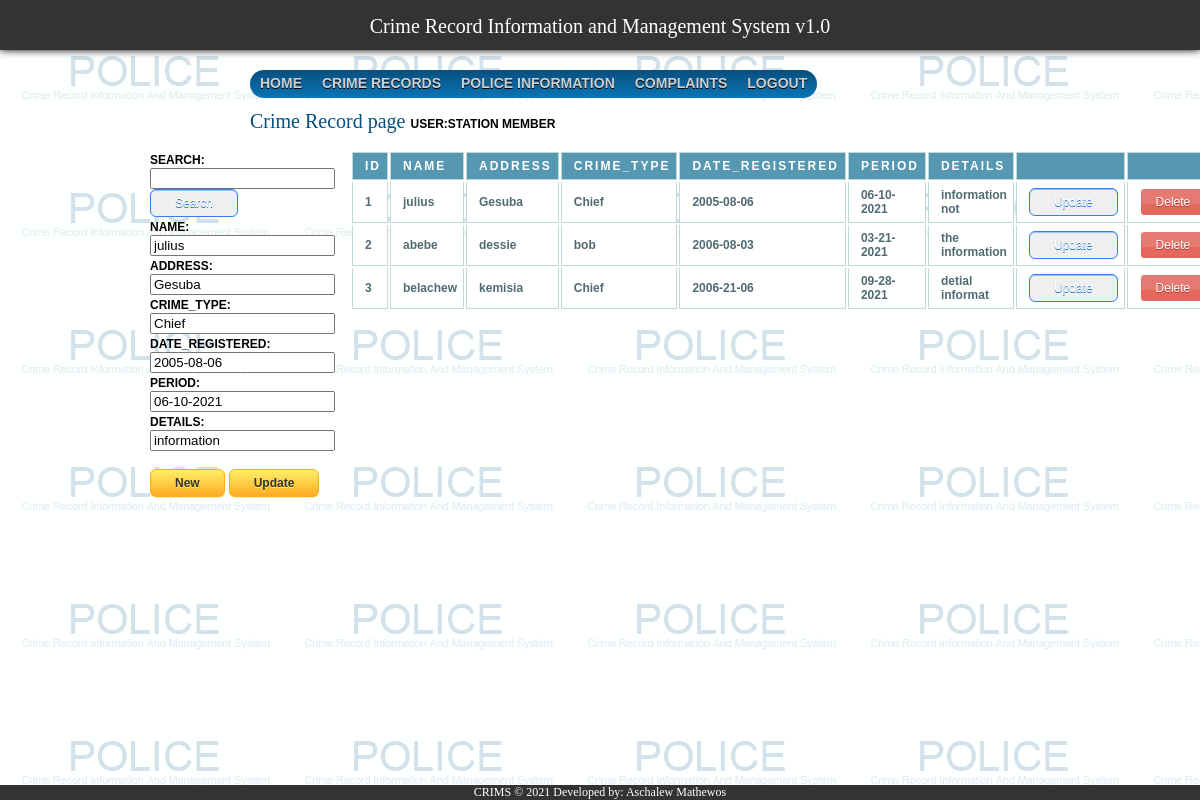
Screenshot of /crime_record_report.php?id=1&status=update with the database file from the repository.
### tables this page shows
CREATE TABLE `crime_record` (
 `id` int(11) NOT NULL AUTO_INCREMENT,
  `name` varchar(11) NOT NULL,
  `address` varchar(25) NOT NULL,
  `crime_type` varchar(25) NOT NULL,
  `date_registered` varchar(20) NOT NULL,
  `period` varchar(25) NOT NULL,
  `details` varchar(15) NOT NULL,
  PRIMARY KEY (`id`)
);

### crime_record_grid.php (the view, shortened to what this page needs)
<?php
$con=mysqli_connect("localhost","root","","crimsdb");
if( isset( $_POST['txtsearch'] ) )
{
  $txtsearch = $_POST['txtsearch'];
  $result = mysqli_query($con,"SELECT * FROM crime_record where name like '%$txtsearch%' or address like '%$txtsearch%' or crime_type like '%$txtsearch%' or date_registered like '%$txtsearch%' or period like '%$txtsearch%' or details like '%$txtsearch%'");
}
else
  $result = mysqli_query($con,"SELECT * FROM crime_record");
  echo "<table>
  <tr>
  <th>ID</th>
  <th>Name</th>
  <th>Address</th>
  <th>Crime_Type</th>
  <th>Date_Registered</th>
  <th>Period</th>
  <th>Details</th>
  <th></th>
  <th></th>
  </tr>";
  while($row = mysqli_fetch_array($result)) {
    $ID = $row['id'];
    echo "<tr>";
    echo "<td>" . $row['id'] . "</td>";
    echo "<td>" . $row['name'] . "</td>";
    echo "<td>" . $row['address'] . "</td>";
    echo "<td>" . $row['crime_type'] . "</td>";
    echo "<td>" . $row['date_registered'] . "</td>";
    echo "<td>" . $row['period'] . "</td>";
    echo "<td>" . $row['details'] . "</td>";
    echo "<td><a href='crime_record_report.php?id=$ID&status=update'> <button class='updateButton'> Update </button></a></td>";
    echo "<td><a href='crime_record_report.php?id=$ID&status=delete'> <button class='deleteButton'> Delete </button></a></td>";
    echo "</tr>";
  }
  echo "</table>";
?>

### crime_records_form.php (shortened to what this page needs)
<?php
	if( isset( $_POST['new'] ) )
	{
		$name = $_POST['name'];
		$address = $_POST['address'];
		$crime_type = $_POST['crime_type'];
		$date_registered = $_POST['date_registered'];
		$period = $_POST['period'];
		$details = $_POST['details'];
		$sqlString = "insert into crime_record (name, address, crime_type, date_registered, period, details) values ('$name', '$address', '$crime_type', '$date_registered', '$period', '$details')";
		mysql_query($sqlString) or die(mysql_error());
		header("Location: crime_record_report.php");
	}
	else if( isset($_GET['status'] )){
		$ID = $_GET['id'];
		if( $_GET['status']== 'update'){
			$result = mysql_query("SELECT * FROM crime_record WHERE ID='$ID'");
			$data = mysql_fetch_object( $result );
			echo "
				<form name='input' action='crime_record_report.php?id=$ID' method='post'>
				<label>Name: </label><br><input value=$data->name type='text' name='name' required autofocus><br>
				<label>Address: </label><br><input value=$data->address type='text' name='address' required autofocus><br>
				<label>Crime_Type: </label><br><input value=$data->crime_type type='text' name='crime_type' required autofocus><br>
				<label>Date_Registered: </label><br><input value=$data->date_registered type='text' name='date_registered' required autofocus><br>
				<label>Period: </label><br><input value=$data->period type='text' name='period' required autofocus><br>
				<label>Details: </label><br><input value=$data->details type='text' name='details' required autofocus><br>
				<br>
				<a href='crime_record_report.php'> <button class='myButton'> New </button></a>
				<input class='myButton' name='update' type='submit' value='Update'>
				</form>
			";
		}
		else if( $_GET['status'] == 'delete'){
			mysql_query("DELETE FROM crime_record where ID='$ID'");
			header("Location: crime_record_report.php");
		}
	}
?>

### css/main.css (style rules this page uses)
body { background-image:url("../images/crims.png") !important; background-attachment:fixed; }
label { font: bold 12px "Trebuchet MS", Verdana, Arial, Helvetica, sans-serif; color:black; text-transform: uppercase; }

### css/report_style.css (style rules this page uses)
table { font: bold 12px "Trebuchet MS", Verdana, Arial, Helvetica, sans-serif; }
th { color: white; border: 1px solid #C1DAD7; letter-spacing: 2px; text-transform: uppercase; text-align: left; padding: 6px 6px 6px 12px; background: #5698b2; }
td { border-left: 1px solid #C1DAD7; border-right: 1px solid #C1DAD7; border-bottom: 1px solid #C1DAD7; background: #fff; padding: 6px 6px 6px 12px; color: #4f6b72; }
.deleteButton { -moz-box-shadow:inset 0px 39px 0px -24px #e67a73; -webkit-box-shadow:inset 0px 39px 0px -24px #e67a73; box-shadow:inset 0px 39px 0px -24px #e67a73; background-color:#e4685d; -moz-border-radius:4px; -webkit-border-radius:4px; border-radius:4px; border:1px solid #ffffff; display:inline-block; cursor:pointer; color:#ffffff; font-family:arial; font-size:12px; padding:6px 15px; text-decoration:none; text-shadow:0px 1px 0px #b23e35; }
.updateButton { -moz-box-shadow:inset 0px 1px 0px 0px #97c4fe; box-shadow:inset 0px 1px 0px 0px #97c4fe; background:-moz-linear-gradient(top, #3d94f6 5%, #1e62d0 100%); -moz-border-radius:6px; border-radius:6px; border:1px solid #337fed; display:inline-block; cursor:pointer; color:#ffffff; font-family:arial; font-size:12px; padding:6px 24px; text-decoration:none; text-shadow:0px 1px 0px #1570cd; }
.myButton { -moz-box-shadow: 0px 1px 0px 0px #fff6af; box-shadow: 0px 1px 0px 0px #fff6af; background:-moz-linear-gradient(top, #ffec64 5%, #ffab23 100%); background:linear-gradient(to bottom, #ffec64 5%, #ffab23 100%); background-color:#ffec64; -moz-border-radius:6px; border-radius:6px; border:1px solid #ffaa22; display:inline-block; cursor:pointer; color:#333333; font-family:arial; font-size:12px; font-weight:bold; padding:6px 24px; text-decoration:none; text-shadow:0px 1px 0px #ffee66; }

### rows the page displays
crime_record: name "julius", address "Gesuba", crime_type "Chief", date_registered "2005-08-06", period "06-10-2021", id "1", details "information not"
crime_record: id "2", name "abebe", address "dessie", crime_type "bob", date_registered "2006-08-03", period "03-21-2021", details "the information"
crime_record: id "3", name "belachew", address "kemisia", crime_type "Chief", date_registered "2006-21-06", period "09-28-2021", details "detial informat"
